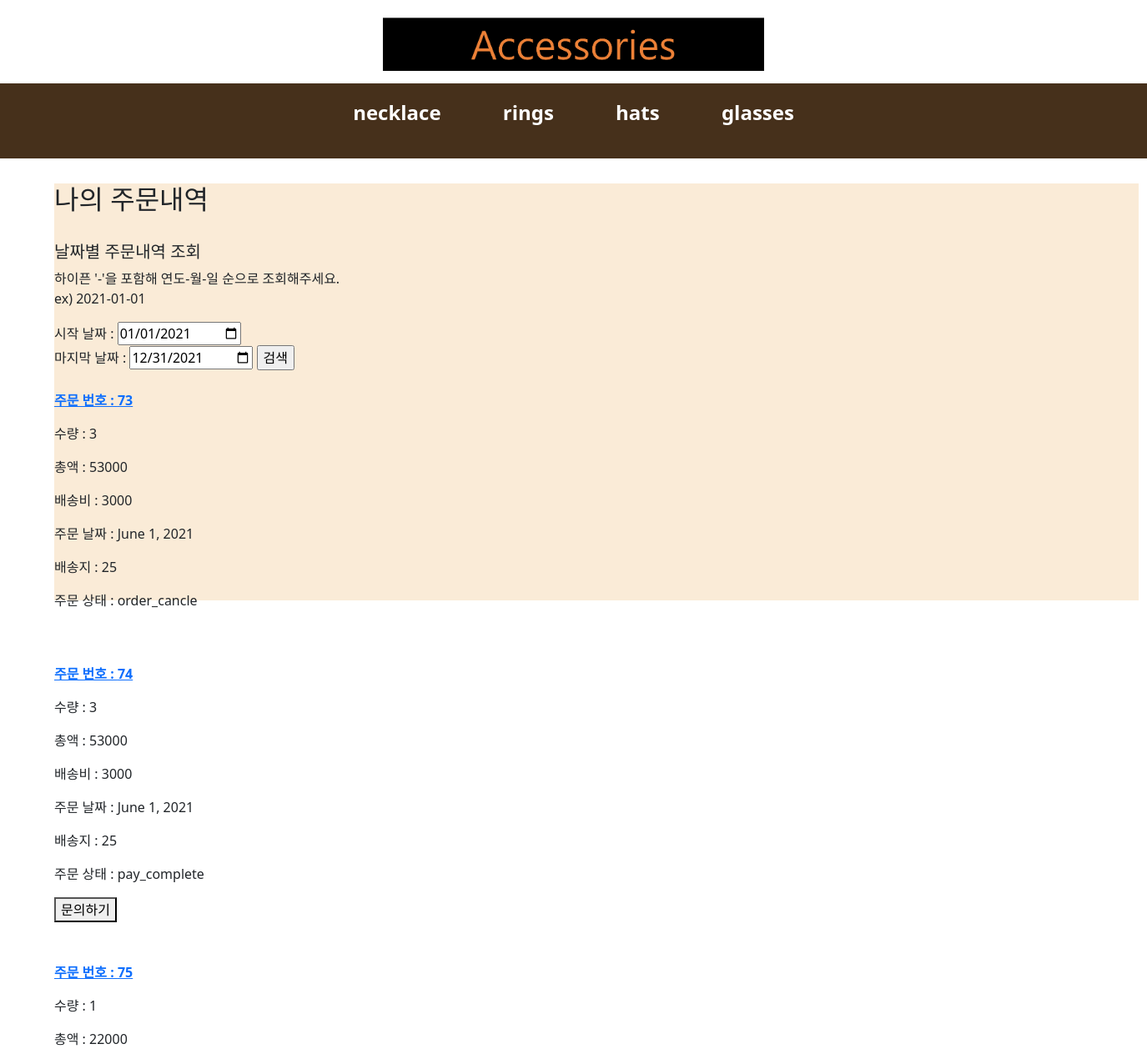
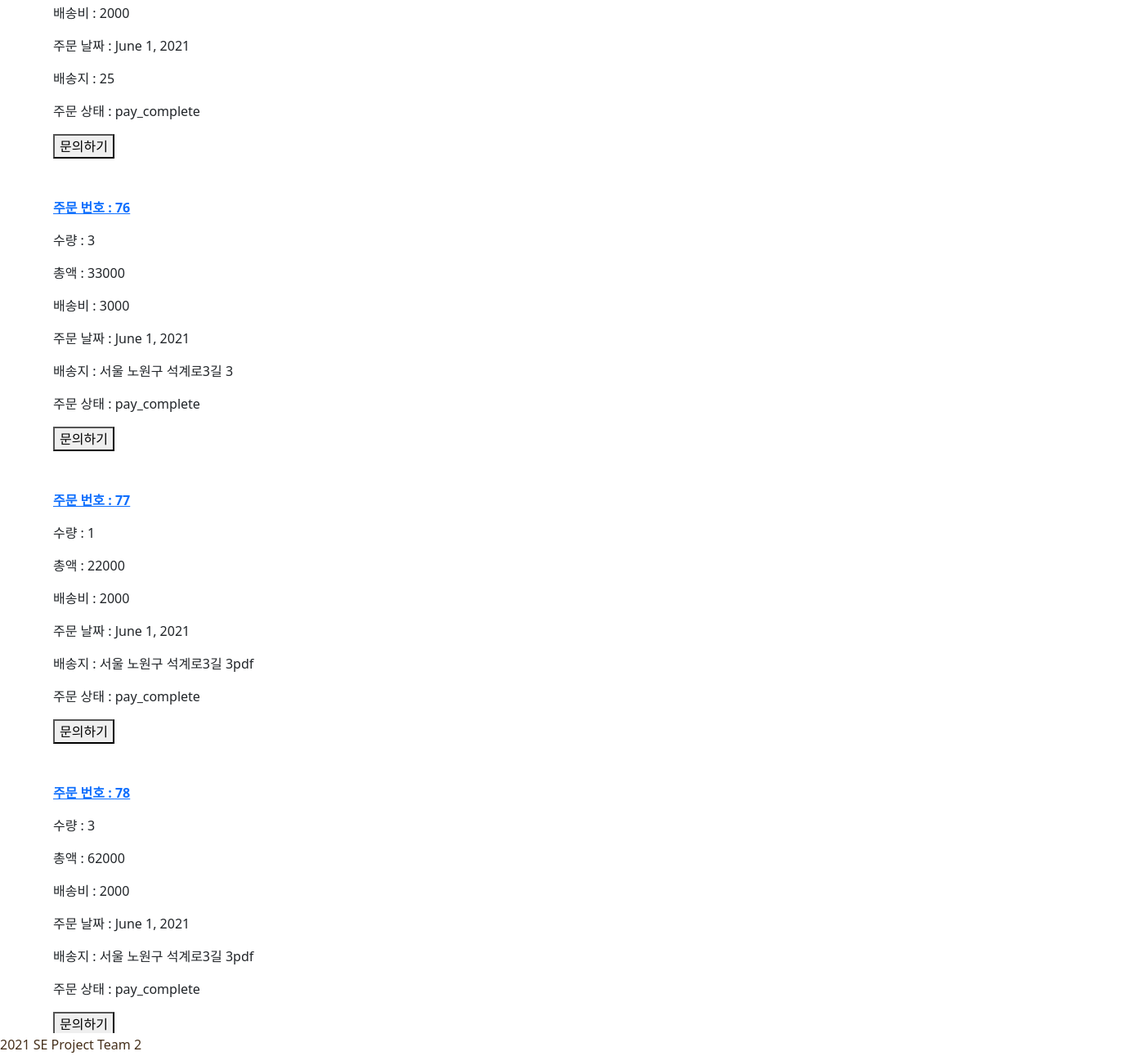
The app's page /order/myOrder/ (signed in), older data (2 pictures, top to bottom).
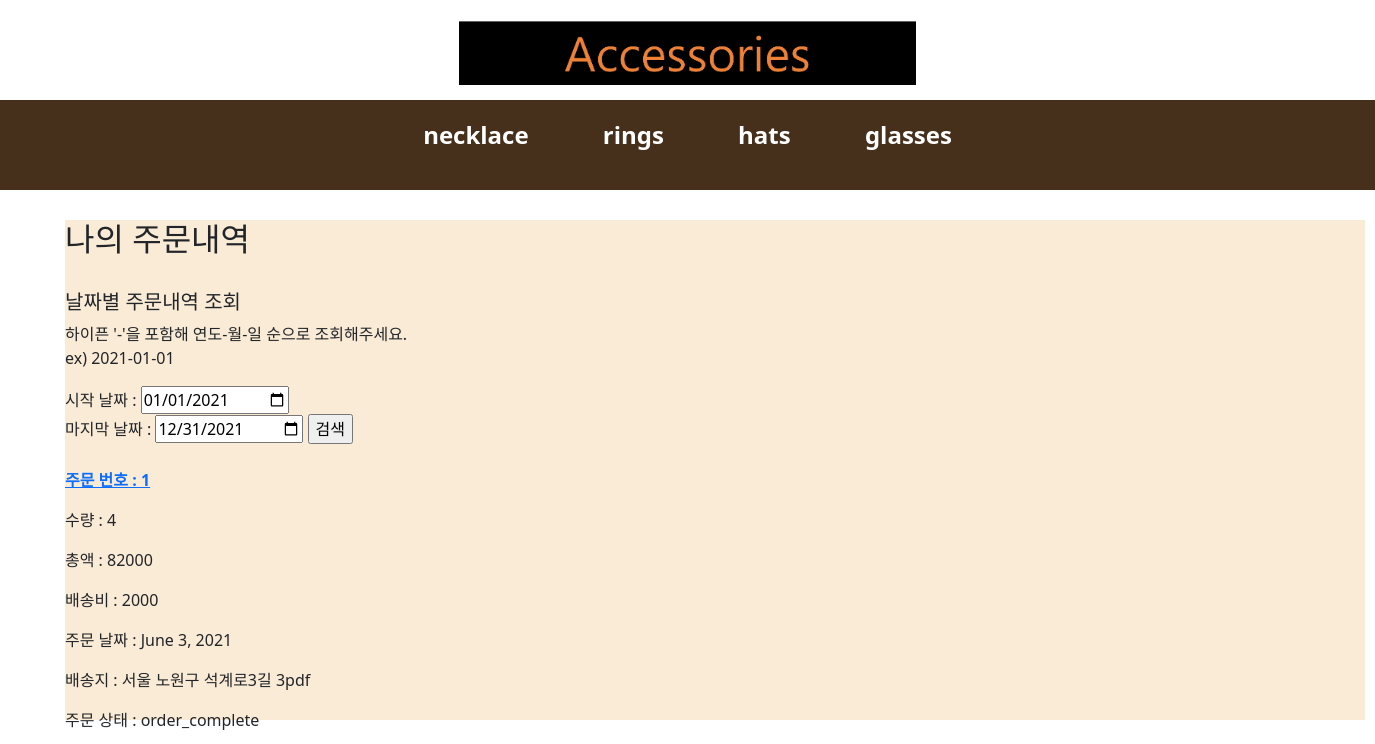
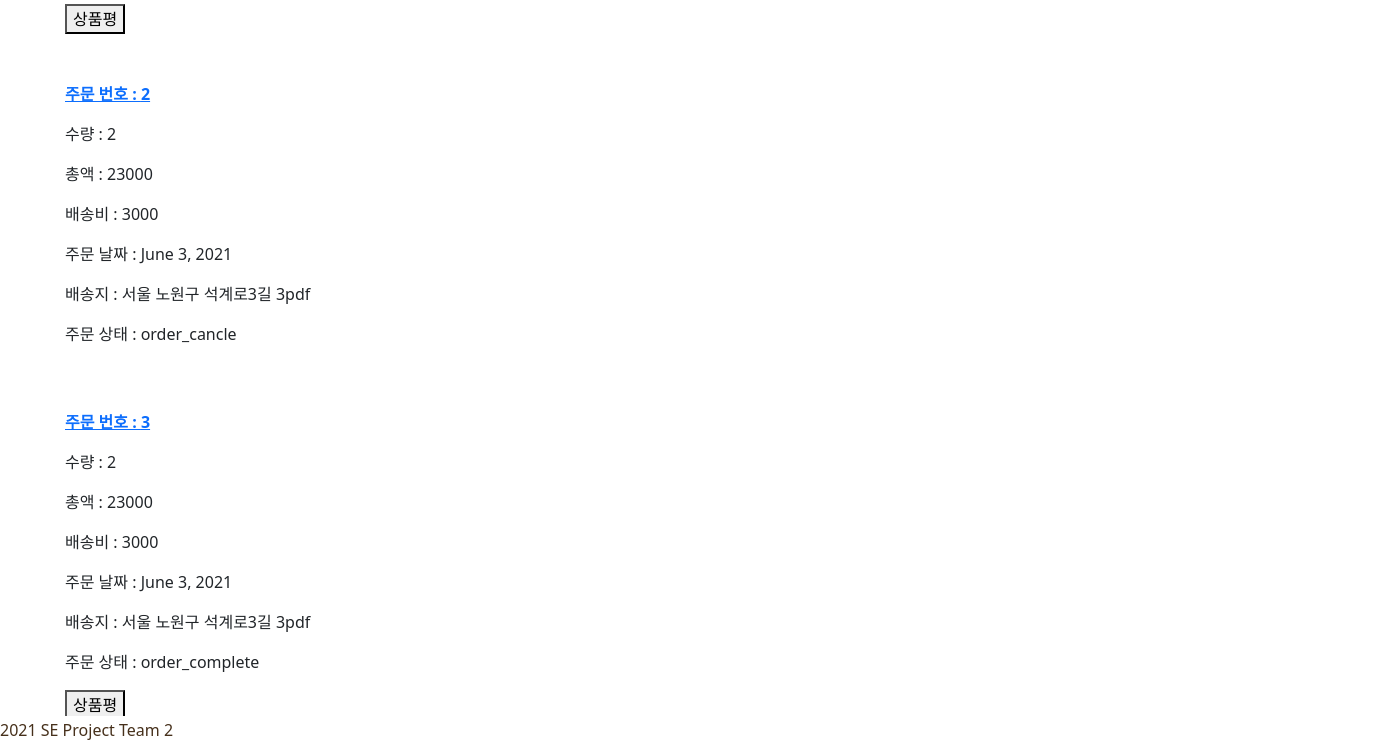
The same page, newer data (2 pictures, top to bottom).
### orderApp/models.py (models this page shows)
class Order(models.Model):
    CATEGORY_CHOICES=(
        ('order_continue', 'order_continue'),
        ('order_cancle', 'order_cancle'),
        ('pay_cancle', 'pay_cancle'),
        ('pay_complete', 'pay_complete'),
        ('shipping', 'shipping'),
        ('shipping_complete', 'shipping_complete'),
        ('order_complete', 'order_complete')
    )
    order_user=models.CharField(max_length=250, blank=True)
    date_added = models.DateField(auto_now_add=True)
    total_price = models.IntegerField()
    total_quantity = models.IntegerField()
    order_state=models.CharField(max_length=20, choices=CATEGORY_CHOICES)
    total_shipping_fee=models.IntegerField()
    shipping_address=models.CharField(max_length=1000)
    class Meta:
        db_table='Order'
        ordering=['date_added']

### orderApp/views.py (the view)
# urls.py: path('myOrder/', order_views.view_myOrder, name="view_myOrder"),
def view_myOrder(request):
    user_id=request.session.get('user_id')
    orders=Order.objects.filter(order_user=user_id)
    for order in orders:
        if order.order_state == 'order_continue':
            order.order_state='order_cancle'
            order.save()
    return render(request, 'my_order.html', {'orders':orders})

### orderApp/templates/my_order.html (shortened to what this page needs)
{% extends 'base.html' %}
{% block content %}
    <section>
        <h2>나의 주문내역</h2>
        <div>
            <br>
            <h5>날짜별 주문내역 조회</h3>
                <p>하이픈 '-'을 포함해 연도-월-일 순으로 조회해주세요.
                    <br>ex) 2021-01-01
                </p>
            <form action="{% url 'order:search_order' %}" method="POST">
                시작 날짜 : <input type="date" value="{{minDate|default:'2021-01-01'}}" name="minDate" required>
                <br>마지막 날짜 : <input type="date" value="{{maxDate|default:'2021-12-31'}}" name="maxDate" required>
                <input type="submit" value="검색">
            </form>
        </div>
        <div>
            {% for order in orders %}
            <br>
            <div sytle="margin:30px; border:solid">
                <p><strong><a href="{% url 'order:order_detail' order.id %}">주문 번호 : {{order.id}}</a></strong></p>
                <p>수량 : {{order.total_quantity}}</p>
                <p>총액 : {{order.total_price}}</p>
                <p>배송비 : {{order.total_shipping_fee}}</p>
                <p>주문 날짜 : {{order.date_added}}</p>
                <p>배송지 : {{order.shipping_address}}</p>
                <p>주문 상태 : {{order.order_state}}</p>
                {% if order.order_state == 'pay_complete' %}
                    <button>문의하기</button>
                {% elif order.order_state == 'shipping' %}
                    <button>문의하기</button>
                {% elif order.order_state == 'shipping_complete' %}
                    <button>구매확정</button>
                {% elif order.order_state == 'order_complete' %}
                    <button>상품평</button>
                {% endif %}
            </div>
            <br>
            {% endfor %}
        </div>
    </section>
{% endblock %}

### shoppingApp/templates/base.html (shortened to what this page needs)
<!DOCTYPE html>
<html lang="en">
<head>
    {% load static %}
    <link rel="stylesheet" href="{% static 'css/userMain.css' %}">
    <link href="https://cdn.jsdelivr.net/npm/bootstrap@5.0.0-beta3/dist/css/bootstrap.min.css" rel="stylesheet">
        {% load static %}
        <link rel="stylesheet" href="{% static 'css/login.css' %}">
        <link href="https://cdn.jsdelivr.net/npm/bootstrap@5.0.0-beta3/dist/css/bootstrap.min.css" rel="stylesheet">
</head>
<body>
    <header style="background-color: white; height: max-content; top:0;"><div>
        <a href="{% url 'userMain' %}">
        <img src="{%static 'images/mainlogo.png' %}" height="100" alt="iconIMG"></a>
    </div>
    </header>
    <navigator>
            <ul id="category">
                <li><a href="{%url 'products:category' 'necklace' %}">necklace</a></li>
                <li><a href="{%url 'products:category' 'rings' %}">rings</a></li>
                <li><a href="{%url 'products:category' 'hats' %}">hats</a></li>
                <li><a href="{%url 'products:category' 'glasses' %}">glasses</a></li>
            </ul>
    </navigator>
    {% block content %}
    {% endblock %}
    <footer id="footer">2021 SE Project Team 2</footer>
</body>
</html>

### static/css/userMain.css (style rules this page uses)
header { position: fixed; width: 100%; height: 120px; text-align: center; z-index: 2; background-color: #fff; }
#category { position: fixed; top: 110px; list-style: none; height: 90px; width: 100%; padding: 5px 1px; margin: 0; background: #46301B; text-align: center; z-index: 2; }
#category li { position: relative; display: inline-block; margin: 5px 30px; padding: 0; }
#category li a { display: block; position: relative; width: 20%; font-weight: bold; font-size: 15px; padding: 7px 8px; color: #fff; text-decoration: none; cursor: pointer; }
section { position: absolute; top: 220px; height: 500px; width: 100%; }
#footer { position: fixed; left: 0; bottom: 0; width: 100%; padding: 2px 0; color: #46301B; background-color: #FFF; }

### shoppingApp/static/css/login.css (style rules this page uses)
header { margin-top: 20px; position: fixed; width: 100%; height: 120px; text-align: center; z-index: 2; background-color: #fff; }
#category { position: fixed; top: 110px; list-style: none; height: 90px; width: 100%; padding: 5px 1px; margin: 0; background: #46301B; text-align: center; z-index: 2; }
#category li { position: relative; display: inline-block; margin: 5px 30px; padding: 0; }
#category li a { display: block; position: relative; width: 50%; font-weight: bold; font-size: 32px; padding: 7px 8px; color: #fff; text-decoration: none; cursor: pointer; }
section { position: absolute; top: 220px; height: 500px; width: 1300px; margin-left: 65px; background-color: #FAEBD7; }
#footer { position: fixed; left: 0; bottom: 0; width: 100%; padding: 2px 0; color: #46301B; background-color: #FFF; }

### shoppingApp/templates/base.html (style rules this page uses)
#category { position: fixed; top: 100px; list-style: none; height: 90px; width: 100%; padding: 5px 1px; margin: 0; background: #46301B; text-align: center; z-index: 2; }
#category li { position: relative; display: inline-block; margin: 5px 30px; padding: 0; }
#category li a { display: block; position: relative; width: 20%; font-weight: bold; font-size: 24px; padding: 7px 5px; color:white; text-decoration: none; cursor: pointer; }
header { margin:0 !important; padding:0 !important; }
img { margin:10px }

Row changes from the older to the newer data that the page shows:
removed Order: id "73", total_quantity "3", total_price "53000", total_shipping_fee "3000", date_added "June 1, 2021", shipping_address "25", order_state "order_cancle"
removed Order: id "74", total_quantity "3", total_price "53000", total_shipping_fee "3000", date_added "June 1, 2021", shipping_address "25", order_state "pay_complete", shows "문의하기"
removed Order: id "75", total_quantity "1", total_price "22000", total_shipping_fee "2000", date_added "June 1, 2021", shipping_address "25", order_state "pay_complete", shows "문의하기"
removed Order: id "76", total_quantity "3", total_price "33000", total_shipping_fee "3000", date_added "June 1, 2021", shipping_address "서울 노원구 석계로3길 3", order_state "pay_complete", shows "문의하기"
removed Order: id "77", total_quantity "1", total_price "22000", total_shipping_fee "2000", date_added "June 1, 2021", shipping_address "서울 노원구 석계로3길 3pdf", order_state "pay_complete", shows "문의하기"
removed Order: id "78", total_quantity "3", total_price "62000", total_shipping_fee "2000", date_added "June 1, 2021", shipping_address "서울 노원구 석계로3길 3pdf", order_state "pay_complete", shows "문의하기"
added Order: id "1", total_quantity "4", total_price "82000", total_shipping_fee "2000", date_added "June 3, 2021", shipping_address "서울 노원구 석계로3길 3pdf", order_state "order_complete", shows "상품평"
added Order: id "2", total_quantity "2", total_price "23000", total_shipping_fee "3000", date_added "June 3, 2021", shipping_address "서울 노원구 석계로3길 3pdf", order_state "order_cancle"
added Order: id "3", total_quantity "2", total_price "23000", total_shipping_fee "3000", date_added "June 3, 2021", shipping_address "서울 노원구 석계로3길 3pdf", order_state "order_complete", shows "상품평"
